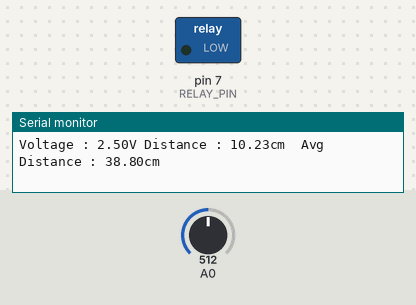
A sketch run on a simulated Arduino Uno, built with avr-gcc and run on an emulated ATmega328P. Shown: switched loads named in the sketch (green lamp = pin HIGH), the last lines printed to the serial monitor. The test bench sets the inputs (shaded band); at power-on: A0 = 512.

Above: at 3.4 s.
3.5 s: A0 set to 96
7.6 s: A0 set to 77
At 9.9 s:
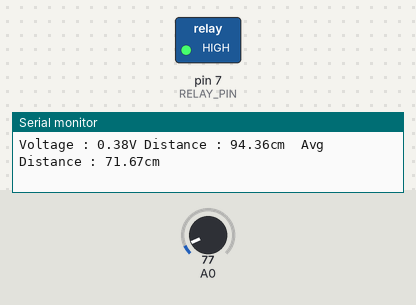
10.5 s: A0 set to 142
14.6 s: A0 set to 166
Timing chart, 0 to 17.5 s (numbered marks = the images above; inputs shaded):
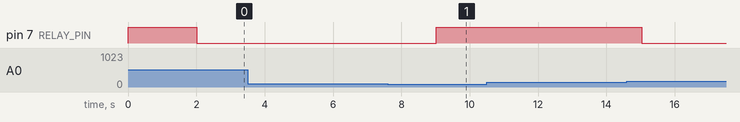

The sketch:

irsensor_and_relay.ino
```cpp
/*
 * A simple sketch to control a relay based on the distance measured with
 * an IR sensor. In this case an Sharp GP2Y0A21YK0F (10-80cm range).
 * https://www.amazon.fr/gp/product/B07MY27W7T/ref=ppx_yo_dt_b_asin_title_o07_s00?ie=UTF8&psc=1
 *
 * The relation between the tension and the distance is given with ZSharpIR :
 * https://github.com/zoubworldArduino/ZSharpIR
 *
 */

// The distance above which set relay to LOW
#define DISTANCE 60.

// The Relay pin number
#define RELAY_PIN 7


float distanceAvg = 80.;

void setup() {

  Serial.begin(9600);
  Serial.println("Init Success");

  pinMode(RELAY_PIN, OUTPUT);
  digitalWrite(RELAY_PIN, HIGH);

}

void loop() {

    int sensorValue = analogRead(A0);
    float voltage = sensorValue * (5.0 / 1023.0);
    float distance = 29.988 * pow(voltage , -1.173);

    // set bounds...
    if (distance > 100. ) {
      distance = 100.;
    }

    if (distance < 10. ) {
      distance = 10.;
    }

    if (distanceAvg < DISTANCE) {
      digitalWrite(RELAY_PIN, LOW);
    }
    else {
      digitalWrite(RELAY_PIN, HIGH);
    }

    // Compute the average over the last n=5 values with this formula:
    // new_average = (old_average * (n-1) + new_value) / n
    distanceAvg =  (distanceAvg * 4. + distance) / 5.;
    Serial.print("Voltage : ");
    Serial.print(voltage);
    Serial.print("V Distance : ");
    Serial.print(distance);
    Serial.print("cm  Avg Distance : ");
    Serial.print(distanceAvg);
    Serial.println("cm ");

    // wait for a second
    delay(1000);

}
```

Measured:
- the behaviour switches between 87 and 86 on A0 (found by bisection; images 0 and 1)
